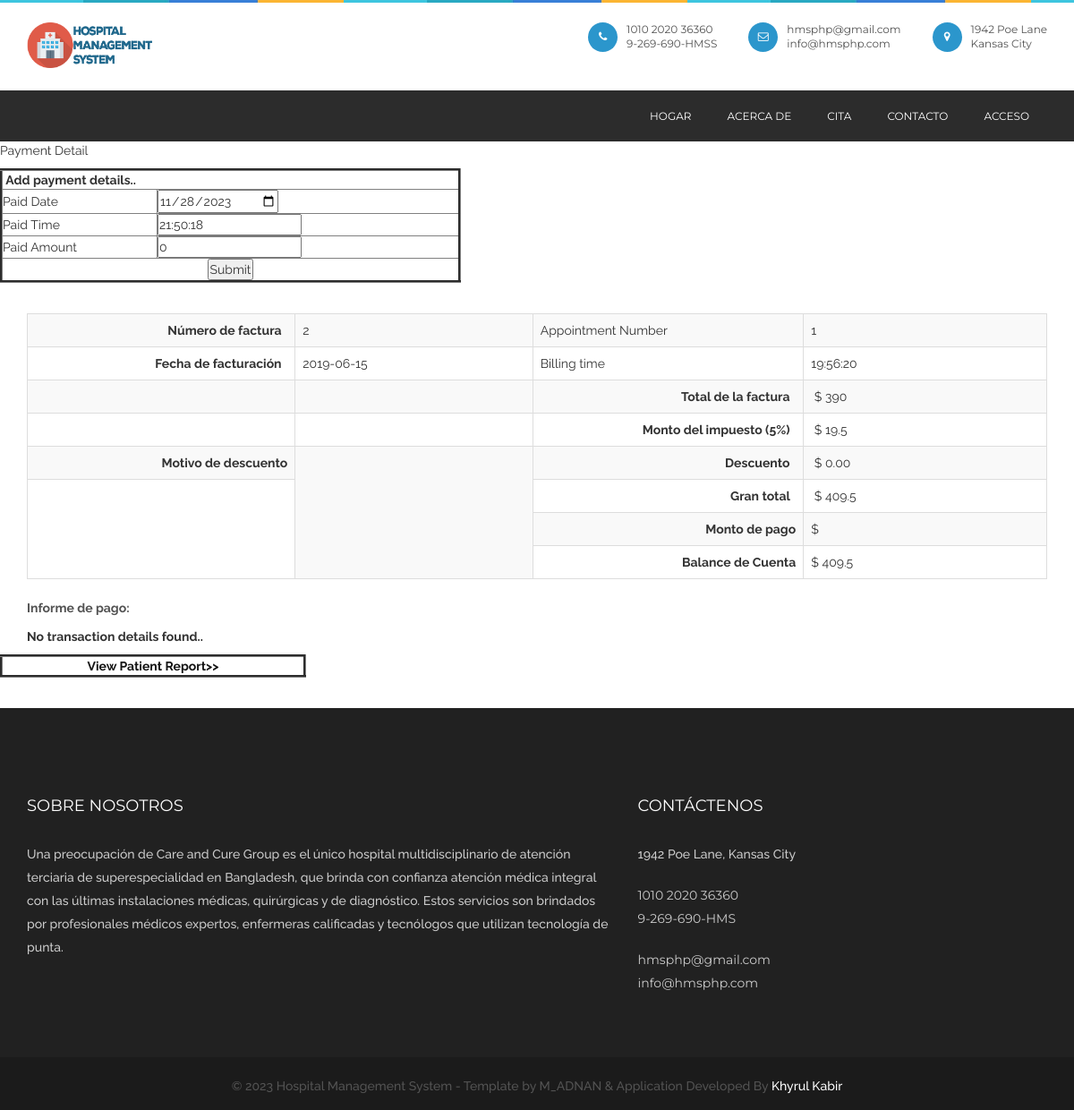
Screenshot of /payment.php?appointmentid=1 with the database file from the repository.
### tables this page shows
CREATE TABLE `billing` (
  `billingid` int(10) NOT NULL,
  `patientid` int(10) NOT NULL,
  `appointmentid` int(10) NOT NULL,
  `billingdate` date NOT NULL,
  `billingtime` time NOT NULL,
  `discount` float(10,2) NOT NULL,
  `taxamount` float(10,2) NOT NULL,
  `discountreason` text NOT NULL,
  `discharge_time` time NOT NULL,
  `discharge_date` date NOT NULL
);

### viewpaymentreport.php (the view, shortened to what this page needs)
<?php
include("dbconnection.php");
?>
 <section class="container">
<?php
$sqlbilling_records ="SELECT * FROM billing WHERE appointmentid='$billappointmentid'";
$qsqlbilling_records = mysqli_query($con,$sqlbilling_records);
$rsbilling_records = mysqli_fetch_array($qsqlbilling_records);
?>
 	<table class="table table-bordered table-striped">
      <tbody>
        <tr>
          <th scope="col"><div align="right">Número de factura &nbsp; </div></th>
          <td><?php echo $rsbilling_records['billingid']; ?></td>
          <td>Appointment Number &nbsp;</td>
          <td><?php echo $rsbilling_records['appointmentid']; ?></td>
        </tr>
        <tr>
          <th width="442" scope="col"><div align="right">Fecha de facturación &nbsp; </div></th>
          <td width="413"><?php echo $rsbilling_records['billingdate']; ?></td>
          <td width="413">Billing time&nbsp; </td>
          	<td width="413"><?php echo $rsbilling_records['billingtime'] ; ?></td>
        </tr>
		<tr>
          <th scope="col"><div align="right"></div></th>
          <td></td>
          <th scope="col"><div align="right">Total de la factura &nbsp; </div></th>
          <td><?php
		$sql ="SELECT * FROM billing_records where billingid='$rsbilling_records[billingid]'";
		$qsql = mysqli_query($con,$sql);
		$billamt= 0;
		while($rs = mysqli_fetch_array($qsql))
		{
			$billamt = $billamt +  $rs['bill_amount'];
		}
?>
  &nbsp;$ <?php echo $billamt; ?></td>
        </tr>
        <tr>
          <th width="442" scope="col"><div align="right"></div></th>
          <td width="413">&nbsp;</td>
          <th width="442" scope="col"><div align="right">Monto del impuesto (5%) &nbsp; </div></th>
          <td width="413">&nbsp;$ <?php echo $taxamt = 5 * ($billamt / 100); ?></td>
       	</tr>
		<tr>
		  <th scope="col"><div align="right">Motivo de descuento</div></th>
		  <td rowspan="4" valign="top"><?php echo $rsbilling_records['discountreason']; ?></td>
		  <th scope="col"><div align="right">Descuento &nbsp; </div></th>
		  <td>&nbsp;$ <?php echo $rsbilling_records['discount']; ?></td>
	    </tr>
		<tr>
		  <th rowspan="3" scope="col">&nbsp;</th>
		  <th scope="col"><div align="right">Gran total &nbsp; </div></th>
		  <td>&nbsp;$ <?php echo $grandtotal = ($billamt + $taxamt)  - $rsbilling_records['discount'] ; ?></td>
	    </tr>
		<tr>
		  <th scope="col"><div align="right">Monto de pago </div></th>
		  <td>$ <?php
		  	$sqlpayment ="SELECT sum(paidamount) FROM payment where appointmentid='$billappointmentid'";
			$qsqlpayment = mysqli_query($con,$sqlpayment);
			$rspayment = mysqli_fetch_array($qsqlpayment);
		   ?></td>
	    </tr>
		<tr>
		  <th scope="col"><div align="right">Balance de Cuenta</div></th>
		  <td>$ <?php echo $balanceamt = $grandtotal - $rspayment[0]  ; ?></td>
	    </tr>
      </tbody>
    </table>
   <p><strong>Informe de pago:</strong></p>
<?php
$sqlpayment = "SELECT * FROM payment where appointmentid='$billappointmentid'";
$qsqlpayment = mysqli_query($con,$sqlpayment);
if(mysqli_num_rows($qsqlpayment) == 0)
{
	echo "<strong>No transaction details found..</strong>";
}
?>
</section>

### css/style.css (style rules this page uses)
* { margin: 0px; padding: 0px; }
body { background: #fff; font-weight: normal; position: relative; font-size: 14px; font-family: "Raleway", sans-serif; }
p { color: #535353; font-size: 14px; letter-spacing: 0px; line-height: 24px; font-weight: 500; text-rendering: optimizeLegibility; }
section { position: relative; width: 100%; background: #fff; }

### rows the page displays
billing: billingid "2", appointmentid "1", billingdate "2019-06-15", billingtime "19:56:20", discount "0.00", discount "409.5"

### other values shown
$billamt "390"
$taxamt = 5 * ($billamt / 100) "19.5"
$balanceamt = $grandtotal - $rspayment[0] "409.5"
